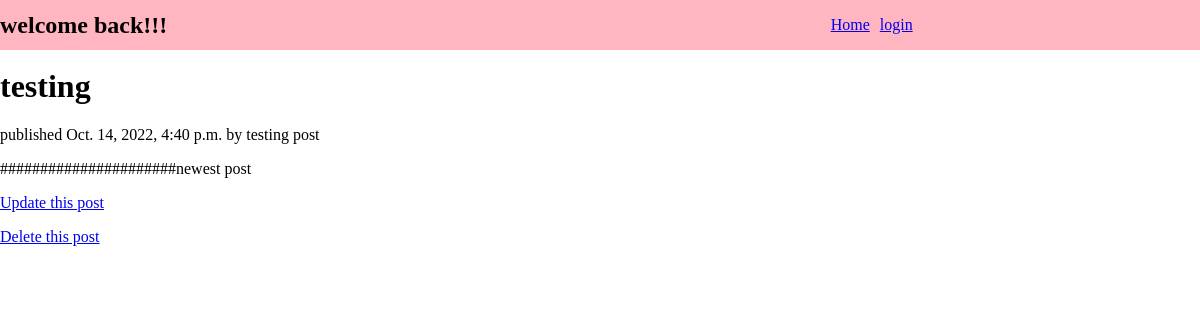
Page /todo/detail/17/ on the committed database.
### todos/models.py (models this page shows, shortened)
class Article(models.Model) :
    name =models.CharField(max_length=200)
    title =models.CharField(max_length=200)
    body =models.TextField()
    created =models.DateTimeField(auto_now_add=True)
    class Meta :
        ordering =['-name']

### todos/views.py (the view)
# urls.py: path('detail/<int:pk>/', views.DetailViewItem.as_view(), name='detail'),
class DetailViewItem(DetailView) :
    model =Article
    context_object_name ='user'
    template_name ='todos/detail.html'

### todos/templates/todos/detail.html (shortened to what this page needs)
{% extends 'base.html' %}
{% block content %}
 <h1>{{ user.title }}</h1>
 <p> published {{ user.created }} by {{ user.name }}</p>
 <p>{{ user.body }}</p>
 <p> <a href="{% url 'update' pk=user.id %}">Update this post</a></p>
 <spa><a href="{% url 'delete' pk=user.id %}">Delete this post</a></spa>
{% endblock %}

### todos/static/css/app.css (style rules this page uses)
* { box-sizing :border-box; }
html, body { padding: 0; margin: 0; background-color: #fff; height: 100%; }

### rows in the picture
Article: title "testing", created "Oct. 14, 2022, 4:40 p.m.", name "testing post", body "######################newest post"
